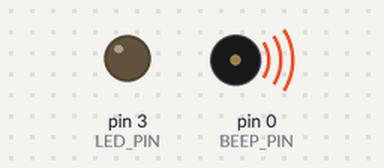
Bench run of a sketch on a simulated Arduino Uno, built with avr-gcc and run on an emulated ATmega328P. Parts: output pins drawn as LEDs (lit = HIGH), buzzer (waves = sounding, pin HIGH).

Above: at 22.2 s.
Timing chart, 0 to 60.0 s (numbered marks = the images above):
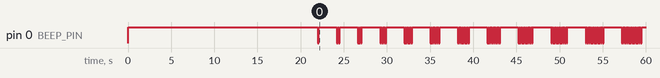

The sketch:

CloseMe.ino
```cpp
/*
  CloseMe 2.0
*/

#define LED_PIN 3
#define BEEP_PIN 0

#define DOOR_OPEN_TOO_LONG 20000
#define BEEP_1 100

// the setup function runs once when you press reset or power the board
void setup() {


  pinMode(BEEP_PIN, OUTPUT);
  digitalWrite(BEEP_PIN, HIGH);

  pinMode(LED_PIN, OUTPUT);
  digitalWrite(LED_PIN, LOW);

  delay(DOOR_OPEN_TOO_LONG);//door is open, allow normal usage
}


byte count = 0;
// the loop function runs over and over again forever
void loop() {
  byte i;
  if(count < 100){
    for(i = 0; i < count ; i++){
      beep(BEEP_1);
    }
    count++;
    delay(2000);
  }
}

void beep(byte length){
  digitalWrite(BEEP_PIN, LOW);
  delay(length);
  digitalWrite(BEEP_PIN, HIGH);
  delay(length);
}
```

Measured:
- by itself, pin 0 (BEEP_PIN): HIGH → LOW at 22.0 s, → HIGH 0.10 s later, → LOW 2.1 s later, → HIGH 0.10 s later, … (156 changes in this stretch)
